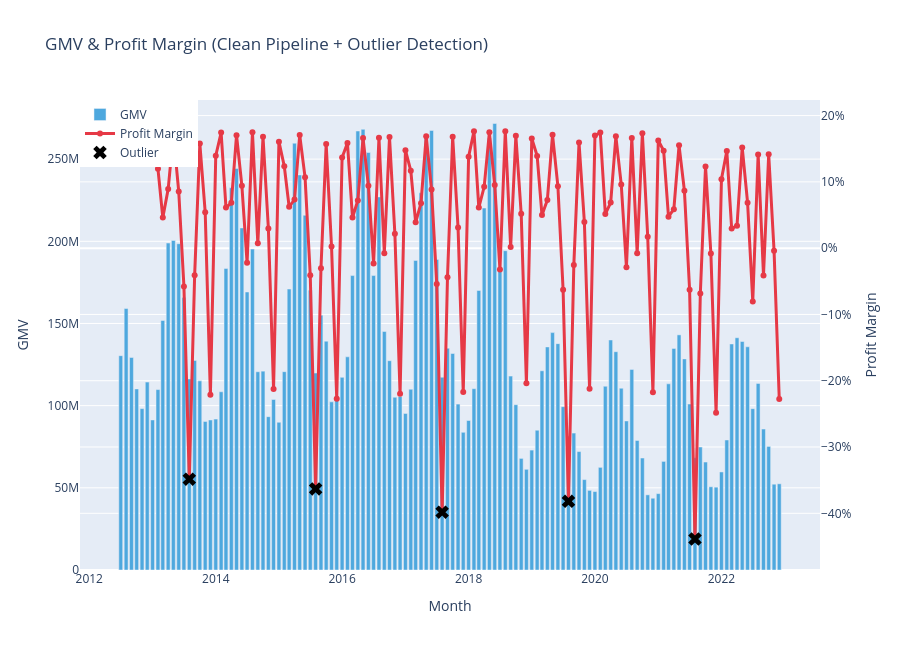

Write notebook code for a chart like this one.
### Code cell
import pandas as pd
import plotly.graph_objects as go

# =========================
# 0. FIX DATA TYPE (QUAN TRỌNG NHẤT)
# =========================
# 🔴 FIX: đảm bảo key cùng kiểu dữ liệu trước khi merge
order_items["order_id"] = order_items["order_id"].astype(str)   # FIX HERE
order_items["product_id"] = order_items["product_id"].astype(str)  # FIX HERE

orders["order_id"] = orders["order_id"].astype(str)  # FIX HERE
products["product_id"] = products["product_id"].astype(str)  # FIX HERE

# =========================
# 1. MERGE DATA
# =========================
df = order_items.merge(products, on="product_id") \
                .merge(orders, on="order_id")

# =========================
# 2. GMV
# =========================
df["gmv"] = df["unit_price"] * df["quantity"]

# =========================
# 3. COST COMPONENTS
# =========================
df["cogs_total"] = df["cogs"] * df["quantity"]

df["promo_cost"] = df["discount_amount"].fillna(0)

# =========================
# 4. RETURNS (optional safe)
# =========================
if "returns" in globals():
    returns["order_id"] = returns["order_id"].astype(str)  # FIX HERE
    returns["product_id"] = returns["product_id"].astype(str)  # FIX HERE

    df = df.merge(returns, on=["order_id", "product_id"], how="left")
    df["refund_cost"] = df["refund_amount"].fillna(0)
else:
    df["refund_cost"] = 0

# =========================
# 5. REVERSE LOGISTICS (placeholder)
# =========================
df["reverse_logistics_cost"] = 0

# =========================
# 6. NET PROFIT + MARGIN
# =========================
df["net_profit"] = (
    df["gmv"]
    - df["cogs_total"]
    - df["promo_cost"]
    - df["refund_cost"]
    - df["reverse_logistics_cost"]
)

df["margin"] = df["net_profit"] / df["gmv"]

# =========================
# 7. TIME AGGREGATION
# =========================
df["order_date"] = pd.to_datetime(df["order_date"])
df["month"] = df["order_date"].dt.to_period("M").astype(str)

ts = df.groupby("month").agg(
    gmv=("gmv", "sum"),
    cogs=("cogs_total", "sum"),
    promo=("promo_cost", "sum"),
    refund=("refund_cost", "sum"),
    reverse=("reverse_logistics_cost", "sum"),
    profit=("net_profit", "sum")
).reset_index()

ts["margin"] = ts["profit"] / ts["gmv"]

# =========================
# 8. OUTLIER DETECTION (IQR)
# =========================
Q1 = ts["margin"].quantile(0.25)
Q3 = ts["margin"].quantile(0.75)
IQR = Q3 - Q1

ts["outlier"] = (ts["margin"] < Q1 - 1.5 * IQR) | (ts["margin"] > Q3 + 1.5 * IQR)

# =========================
# 9. PLOT
# =========================
fig = go.Figure()

# 📊 GMV BAR
fig.add_trace(go.Bar(
    x=ts["month"],
    y=ts["gmv"],
    name="GMV",
    marker_color="#4ea8de"
))

# 📈 MARGIN LINE
fig.add_trace(go.Scatter(
    x=ts["month"],
    y=ts["margin"],
    name="Profit Margin",
    mode="lines+markers",
    line=dict(color="#e63946", width=3),
    yaxis="y2"
))

# ❌ OUTLIER MARKERS
fig.add_trace(go.Scatter(
    x=ts[ts["outlier"]]["month"],
    y=ts[ts["outlier"]]["margin"],
    mode="markers",
    name="Outlier",
    marker=dict(color="black", size=12, symbol="x"),
    yaxis="y2"
))

# =========================
# 10. LAYOUT
# =========================
fig.update_layout(
    title="GMV & Profit Margin (Clean Pipeline + Outlier Detection)",
    xaxis=dict(title="Month"),

    yaxis=dict(title="GMV"),

    yaxis2=dict(
        title="Profit Margin",
        overlaying="y",
        side="right",
        tickformat=".0%"
    ),

    height=650,
    legend=dict(x=0, y=1)
)

fig.show()

### Figure 1 — Plotly figure (JSON) as saved in the notebook; plotly's stock layout.template omitted (floating-point values rounded to 4 significant figures)
{"data": [{"marker": {"color": "#4ea8de"}, "name": "GMV", "type": "bar", "x": ["2012-07", "2012-08", "2012-09", "2012-10", "2012-11", "2012-12", "2013-01", "2013-02", "2013-03", "2013-04", "2013-05", "2013-06", "2013-07", "2013-08", "2013-09", "2013-10", "2013-11", "2013-12", "2014-01", "2014-02", "2014-03", "2014-04", "2014-05", "2014-06", "2014-07", "2014-08", "2014-09", "2014-10", "2014-11", "2014-12", "2015-01", "2015-02", "2015-03", "2015-04", "2015-05", "2015-06", "2015-07", "2015-08", "2015-09", "2015-10", "2015-11", "2015-12", "2016-01", "2016-02", "2016-03", "2016-04", "2016-05", "2016-06", "2016-07", "2016-08", "2016-09", "2016-10", "2016-11", "2016-12", "2017-01", "2017-02", "2017-03", "2017-04", "2017-05", "2017-06", "2017-07", "2017-08", "2017-09", "2017-10", "2017-11", "2017-12", "2018-01", "2018-02", "2018-03", "2018-04", "2018-05", "2018-06", "2018-07", "2018-08", "2018-09", "2018-10", "2018-11", "2018-12", "2019-01", "2019-02", "2019-03", "2019-04", "2019-05", "2019-06", "2019-07", "2019-08", "2019-09", "2019-10", "2019-11", "2019-12", "2020-01", "2020-02", "2020-03", "2020-04", "2020-05", "2020-06", "2020-07", "2020-08", "2020-09", "2020-10", "2020-11", "2020-12", "2021-01", "2021-02", "2021-03", "2021-04", "2021-05", "2021-06", "2021-07", "2021-08", "2021-09", "2021-10", "2021-11", "2021-12", "2022-01", "2022-02", "2022-03", "2022-04", "2022-05", "2022-06", "2022-07", "2022-08", "2022-09", "2022-10", "2022-11", "2022-12"], "y": [130400000.0, 159100000.0, 129300000.0, 110200000.0, 98190000.0, 114300000.0, 91310000.0, 109800000.0, 151800000.0, 198900000.0, 200500000.0, 198500000.0, 165700000.0, 116300000.0, 127500000.0, 115100000.0, 90370000.0, 91290000.0, 91800000.0, 108400000.0, 183500000.0, 232600000.0, 244300000.0, 208100000.0, 169200000.0, 195300000.0, 120600000.0, 121000000.0, 93290000.0, 103800000.0, 89880000.0, 120700000.0, 170900000.0, 259700000.0, 240400000.0, 215800000.0, 170200000.0, 119900000.0, 155000000.0, 139200000.0, 102300000.0, 105800000.0, 117200000.0, 129700000.0, 179100000.0, 267100000.0, 268100000.0, 254000000.0, 179200000.0, 227000000.0, 145200000.0, 127400000.0, 105100000.0, 105600000.0, 95270000.0, 110000000.0, 188400000.0, 229500000.0, 262900000.0, 267400000.0, 189000000.0, 117300000.0, 134900000.0, 131700000.0, 101000000.0, 83740000.0, 90960000.0, 110300000.0, 170100000.0, 220200000.0, 262800000.0, 271700000.0, 182100000.0, 194300000.0, 118000000.0, 100600000.0, 67900000.0, 61270000.0, 72960000.0, 85060000.0, 121200000.0, 135700000.0, 144400000.0, 137700000.0, 99380000.0, 81500000.0, 83290000.0, 72060000.0, 55010000.0, 48440000.0, 47730000.0, 62450000.0, 111800000.0, 140000000.0, 132800000.0, 110600000.0, 90700000.0, 122100000.0, 78830000.0, 68140000.0, 45740000.0, 43670000.0, 46470000.0, 66080000.0, 113300000.0, 134800000.0, 143100000.0, 128400000.0, 101000000.0, 68280000.0, 74840000.0, 65690000.0, 50640000.0, 50400000.0, 59660000.0, 79100000.0, 137500000.0, 141300000.0, 139000000.0, 135800000.0, 98140000.0, 113500000.0, 85760000.0, 75190000.0, 52200000.0, 52450000.0]}, {"line": {"color": "#e63946", "width": 3}, "mode": "lines+markers", "name": "Profit Margin", "type": "scatter", "x": ["2012-07", "2012-08", "2012-09", "2012-10", "2012-11", "2012-12", "2013-01", "2013-02", "2013-03", "2013-04", "2013-05", "2013-06", "2013-07", "2013-08", "2013-09", "2013-10", "2013-11", "2013-12", "2014-01", "2014-02", "2014-03", "2014-04", "2014-05", "2014-06", "2014-07", "2014-08", "2014-09", "2014-10", "2014-11", "2014-12", "2015-01", "2015-02", "2015-03", "2015-04", "2015-05", "2015-06", "2015-07", "2015-08", "2015-09", "2015-10", "2015-11", "2015-12", "2016-01", "2016-02", "2016-03", "2016-04", "2016-05", "2016-06", "2016-07", "2016-08", "2016-09", "2016-10", "2016-11", "2016-12", "2017-01", "2017-02", "2017-03", "2017-04", "2017-05", "2017-06", "2017-07", "2017-08", "2017-09", "2017-10", "2017-11", "2017-12", "2018-01", "2018-02", "2018-03", "2018-04", "2018-05", "2018-06", "2018-07", "2018-08", "2018-09", "2018-10", "2018-11", "2018-12", "2019-01", "2019-02", "2019-03", "2019-04", "2019-05", "2019-06", "2019-07", "2019-08", "2019-09", "2019-10", "2019-11", "2019-12", "2020-01", "2020-02", "2020-03", "2020-04", "2020-05", "2020-06", "2020-07", "2020-08", "2020-09", "2020-10", "2020-11", "2020-12", "2021-01", "2021-02", "2021-03", "2021-04", "2021-05", "2021-06", "2021-07", "2021-08", "2021-09", "2021-10", "2021-11", "2021-12", "2022-01", "2022-02", "2022-03", "2022-04", "2022-05", "2022-06", "2022-07", "2022-08", "2022-09", "2022-10", "2022-11", "2022-12"], "y": [0.1824, 0.181, 0.1709, 0.1667, 0.1754, 0.1764, 0.1678, 0.1196, 0.04606, 0.08919, 0.1718, 0.0856, -0.05769, -0.3485, -0.04093, 0.1578, 0.05426, -0.2212, 0.1394, 0.1744, 0.06117, 0.06842, 0.1705, 0.094, -0.0219, 0.175, 0.007308, 0.1681, 0.02983, -0.2124, 0.1607, 0.1235, 0.06237, 0.0733, 0.1706, 0.1068, -0.04077, -0.3632, -0.03026, 0.1569, 0.002331, -0.2271, 0.1368, 0.1585, 0.04618, 0.07181, 0.166, 0.09419, -0.02311, 0.1665, -0.007718, 0.1676, 0.0219, -0.2198, 0.1478, 0.1168, 0.03898, 0.06793, 0.1689, 0.08836, -0.05413, -0.3983, -0.04384, 0.1679, 0.03132, -0.2169, 0.1381, 0.1762, 0.06128, 0.09254, 0.1747, 0.09545, -0.03228, 0.1765, 0.001549, 0.1696, 0.05172, -0.2039, 0.1653, 0.1392, 0.04986, 0.07251, 0.171, 0.09339, -0.06272, -0.382, -0.02526, 0.1592, 0.03931, -0.212, 0.1698, 0.1743, 0.05146, 0.06883, 0.1687, 0.09619, -0.0288, 0.1661, -0.00751, 0.1734, 0.01715, -0.2172, 0.1626, 0.1469, 0.04744, 0.05871, 0.1551, 0.08662, -0.06268, -0.4388, -0.06853, 0.1234, -0.008044, -0.2483, 0.1041, 0.1466, 0.02968, 0.03395, 0.152, 0.06858, -0.08056, 0.1415, -0.04133, 0.1416, -0.003828, -0.2275], "yaxis": "y2"}, {"marker": {"color": "black", "size": 12, "symbol": "x"}, "mode": "markers", "name": "Outlier", "type": "scatter", "x": ["2013-08", "2015-08", "2017-08", "2019-08", "2021-08"], "y": [-0.3485, -0.3632, -0.3983, -0.382, -0.4388], "yaxis": "y2"}], "layout": {"height": 650, "legend": {"x": 0, "y": 1}, "title": {"text": "GMV & Profit Margin (Clean Pipeline + Outlier Detection)"}, "xaxis": {"title": {"text": "Month"}}, "yaxis": {"title": {"text": "GMV"}}, "yaxis2": {"overlaying": "y", "side": "right", "tickformat": ".0%", "title": {"text": "Profit Margin"}}}}
